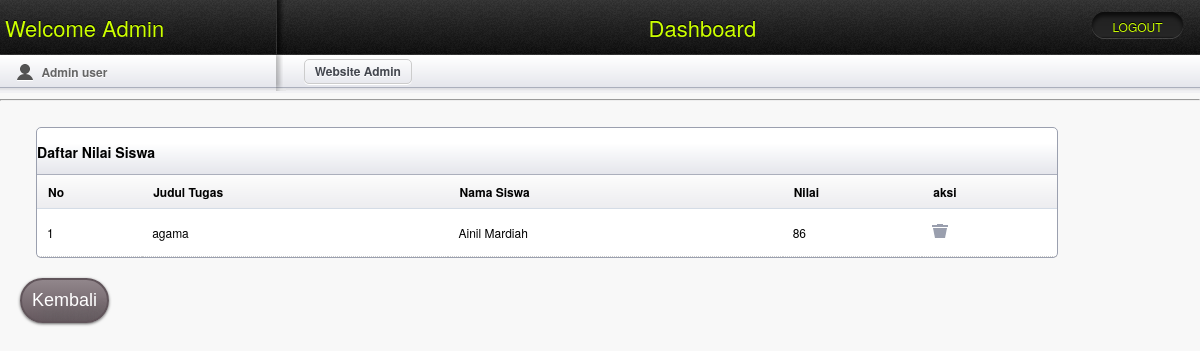
The app's page /admin/act_nilai.php with its own data.
### tables this page shows
CREATE TABLE IF NOT EXISTS `nilai` (
  `id_nilai` int(2) NOT NULL auto_increment,
  `ID_soal` int(3) NOT NULL,
  `No_induk` int(11) NOT NULL,
  `nilai` int(3) NOT NULL,
  PRIMARY KEY  (`id_nilai`)
);

CREATE TABLE IF NOT EXISTS `tugas` (
  `ID_soal` int(3) NOT NULL auto_increment,
  `ID_kategori` int(3) default NULL,
  `Nama_file` varchar(50) default NULL,
  `Tanggal` date default NULL,
  `Type_file` varchar(10) default NULL,
  `Ukuran_file` varchar(20) default NULL,
  `Nama_folder` varchar(100) default NULL,
  PRIMARY KEY  (`ID_soal`)
);

CREATE TABLE IF NOT EXISTS `siswa` (
  `No_induk` int(11) NOT NULL,
  `Nama` varchar(30) NOT NULL,
  `Jekel` varchar(5) NOT NULL,
  `Tempat` varchar(20) NOT NULL,
  `Tgl` date NOT NULL,
  `Kelas` varchar(10) NOT NULL,
  PRIMARY KEY  (`No_induk`)
);

### admin/act_nilai.php (the view, shortened to what this page needs)
<!doctype html>
<html lang="en">
<head>
	<link rel="stylesheet" href="css/layout.css" type="text/css" media="screen" />
</head>
<body>
	<header id="header">
		<hgroup>
			<h1 class="site_title"><a href="admin.php">Welcome Admin</a></h1>
			<h2 class="section_title">Dashboard</h2><div class="btn_view_site"><a href="../logout.php">LOGOUT</a></div>
		</hgroup>
	</header>
	<section id="secondary_bar">
		<div class="user">
			<p>Admin user</p>
		</div>
		<div class="breadcrumbs_container">
			<article class="breadcrumbs"><a href="#">Website Admin</a></article>
		</div>
	</section>
	<aside class="column">
		<hr/>
<?php
	switch($_GET['donilai']){
	default:
?>
		<article class="module width_3_quarter">
		<header><h3 class="tabs_involved">Daftar Nilai Siswa</h3></header>
		<div id="tab1" class="tab_content" style="display: block;">
		<table class="tablesorter" cellspacing="0">
		<thead>
			<tr>
				<th class="header">No</th>
				<th class="header">Judul Tugas</th>
				<th class="header">Nama Siswa</th>
				<th class="header">Nilai</th>
				<th class="header">aksi</th>
			</tr>
		</thead>
		<tbody>
	<?php
		$sql = mysql_query("SELECT nilai.*, tugas.Nama_file, siswa.Nama FROM nilai,tugas,siswa WHERE tugas.ID_soal=nilai.ID_soal
							AND siswa.No_induk=nilai.No_induk ORDER BY id_nilai ASC");
		$no =  1;
		while ($r=mysql_fetch_array($sql)){ ?>
		<tr><td><?php echo $no; ?></td>
			<td><?php echo $r['Nama_file']; ?></td>
			<td><?php echo $r['Nama']; ?></td>
			<td><?php echo $r['nilai']; ?></td>
			<td><a href="aksi.php?act=nilai&donilai=hapus&id=<?php echo $r['id_nilai']; ?>"><img src="images/icn_trash.png" /></a></td>
		</tr>
		<?php $no++; } ?>
		</tbody>
		</table>
		</div>
		</article>
        <br class="clear" />
			<input class="button" type="button" value="Kembali" onClick=location.href="admin.php">
	<?php break; }?>
</aside>
	</body>
</html>

### admin/css/layout.css (style rules this page uses)
html, div, map, dt, isindex, form, header, aside, section, section, article, footer { display: block; }
.button { margin-top: 20px; margin-left: 20px; float: left; font-family: Arial; color: #ffffff; font-size: 18px; padding: 10px; text-decoration: none; -webkit-border-radius: 28px; -moz-border-radius: 28px; -webkit-box-shadow: 0px 1px 3px #666666; -moz-box-shadow: 0px 1px 3px #666666; text-shadow: 10px 15px 11px #666666; border: solid #61555b 2px; background: -webkit-gradient(linear, 0 0, 0 100%, from(#91868b), to(#66595f)); background: -moz-linear-gradient(top, #91868b, #66595f); -ms-filter: progid:DXImageTransform.Microsoft.gradient(startColorStr=#91868b, endColorStr=#66595f); filter: progid:DXImageTransform.Microsoft.gradient(startColorStr=#91868b, endColorStr=#66595f); display:inline-block; }
in html, body { height: 100%; margin: 0; padding: 0; font-family: "Helvetica Neue", Helvetica, Arial, Verdana, sans-serif; background: #F8F8F8; font-size: 12px; }
a:link, a:visited { color: #77BACE; text-decoration: none; }
header#header { height: 55px; width: 100%; background: #222222 url(../images/header_bg.png) repeat-x; }
header#header h1.site_title, header#header h2.section_title { float: left; margin: 0; font-size: 22px; display: block; width: 23%; height: 55px; font-weight: normal; text-align: left; text-indent: 1.8%; line-height: 55px; color: #ccff00; text-shadow: 0 -1px 0 #000; }
header#header h1.site_title a { color: #ccff00; text-decoration: none; }
header#header h2.section_title { text-align: center; text-indent: 4.5%; width: 68%; background: url(../images/header_shadow.png) no-repeat left top; }
.btn_view_site { float: left; width: 9%; }
.btn_view_site a { display: block; margin-top: 12px; width: 91px; height: 27px; background: url(../images/btn_view_site.png) no-repeat; text-align: center; line-height: 29px; color: #ccff00; text-decoration: none; text-shadow: 0 -1px 0 #000; }
section#secondary_bar { height: 38px; width: 100%; background: #F1F1F4 url(../images/secondary_bar.png) repeat-x; }
section#secondary_bar .user { float: left; width: 23%; height: 38px; }
.user p { margin: 0; padding: 0; color: #666666; font-weight: bold; display: block; float: left; width: 85%; height: 35px; line-height: 35px; text-indent: 25px; text-shadow: 0 1px 0 #fff; background: url(../images/icn_user.png) no-repeat center left; margin-left: 6%; }
section#secondary_bar .breadcrumbs_container { float: left; width: 77%; background: url(../images/secondary_bar_shadow.png) no-repeat left top; height: 38px; }
article.breadcrumbs { float: left; padding: 0 10px; border: 1px solid #ccc; -webkit-border-radius: 5px; -moz-border-radius: 5px; border-radius: 5px; -webkit-box-shadow: 0 1px 0 #fff; -moz-box-shadow: 0 1px 0 #fff; box-shadow: 0 1px 0 #fff; height: 23px; margin: 4px 3%; }
.breadcrumbs a { display: inline-block; float: left; height: 24px; line-height: 23px; }
.breadcrumbs a:link, .breadcrumbs a:visited { color: #44474F; text-decoration: none; text-shadow: 0 1px 0 #fff; font-weight: bold; }
.module { border: 1px solid #9BA0AF; width: 100%; margin: 20px 3% 0 3%; margin-top: 20px; -webkit-border-radius: 5px; -moz-border-radius: 5px; border-radius: 5px; background: #ffffff; }
.module header { height: 38px; width: 100%; background: #F1F1F4 url(../images/secondary_bar.png) repeat-x; -webkit-border-top-left-radius: 5px; -webkit-border-top-right-radius: 5px; -moz-border-radius-topleft: 5px; -moz-border-radius-topright: 5px; border-top-left-radius: 5px; border-top-right-radius: 5px; }
.width_3_quarter { width: 85%; margin-right: 0; float: left; }
.tablesorter { width: 100%; margin: -5px 0 0 0; }
.tablesorter td { margin: 0; padding: 0; border-bottom: 1px dotted #ccc; }
.tablesorter thead tr { height: 34px; background: url(../images/table_sorter_header.png) repeat-x; text-align: left; text-indent: 10px; cursor: pointer; }
.tablesorter td { padding: 15px 10px; }

### records on screen
nilai: ID_soal.Nama_file "agama", siswa.Nama "Ainil Mardiah", nilai "86"
